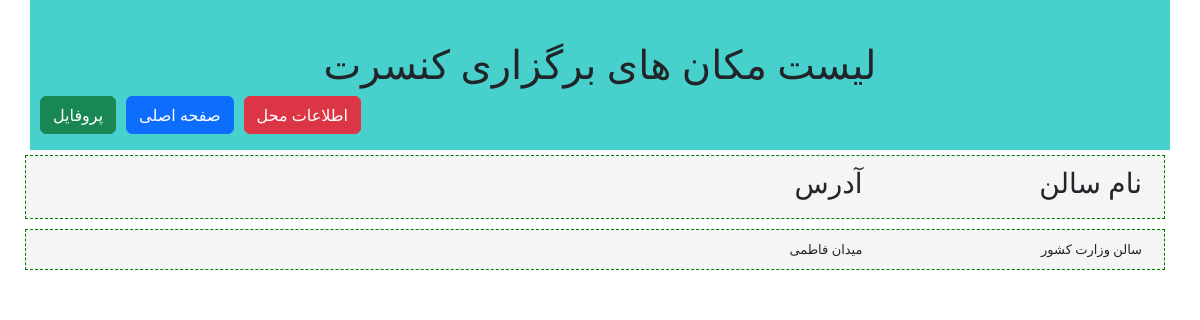
The page /ticketSales/location/list/ on the database as committed earlier.
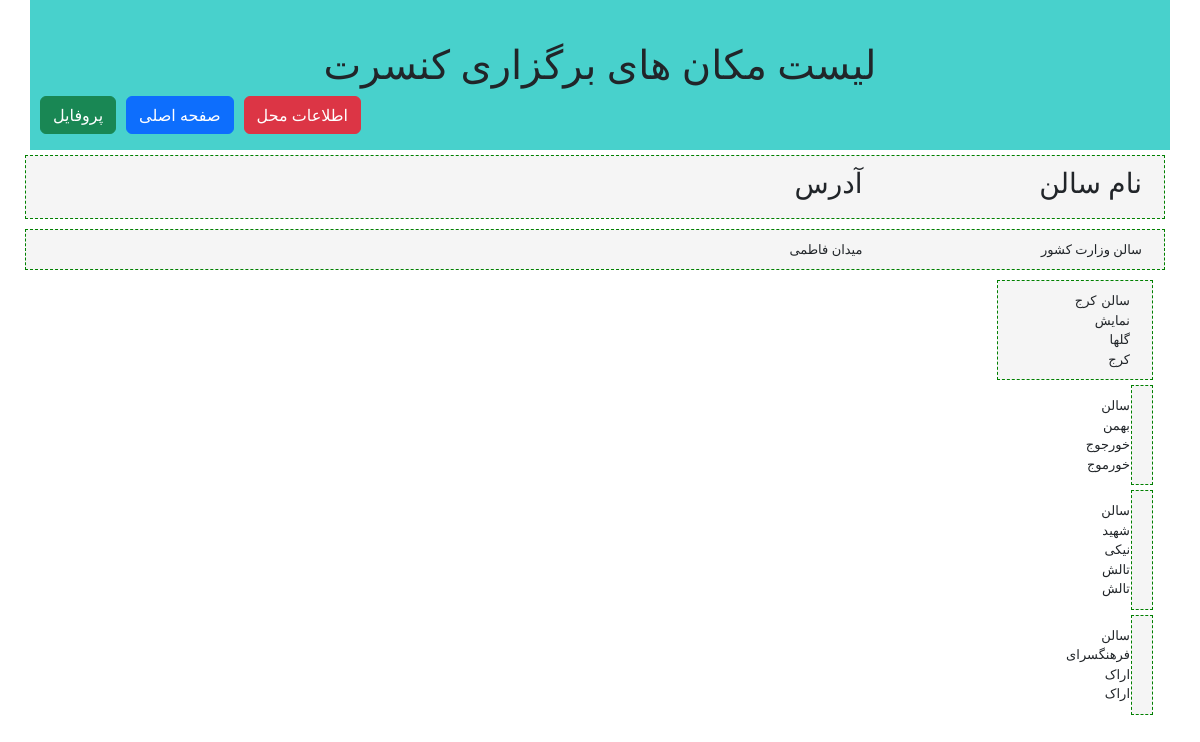
The same page on the database as committed later.
### ticketSales/models.py (models this page shows, shortened)
class LocationModel(models.Model):
    id_number = models.IntegerField(primary_key=True, verbose_name='کد محل')
    name = models.CharField(max_length=100, verbose_name='نام محل')
    address = models.CharField(max_length=500, verbose_name='آدرس')
    phone = models.CharField(max_length=11,null=True, verbose_name='شماره تلفن')
    capacity = models.IntegerField(verbose_name='ظرفیت')
    class Meta:
        verbose_name_plural= 'محل برگزاری'

### ticketSales/views.py (the view)
# urls.py: path('ticketSales/location/list/', views.locationListView),
def locationListView(request):
    locations = models.LocationModel.objects.all()
    context = {
        'locationlist': locations,
    }
    return render(request,'ticketSales/location_list.html',context)

### templates/ticketSales/location_list.html
{% extends "ticketSales/layout.html" %}
{% block titlepage %}
    لیست مکان های برگزاری کنسرت
{% endblock%}
{% block mainContent %}
    <div class="row locationHeader">
        <div class="col-md-3">
            <h3>نام سالن</h3>
        </div>
        <div class="col-md-9">
            <h3>آدرس</h3>
        </div>
    </div>
    {% if locationlist %}
        {% for location in locationlist %}
            <div class="row location">
                <div class="col-md-3">
                    {{ location.name }}
                </div>
                <div class="col-md-9">
                    {{ location.address }}
                </div>
            </div>
            <div class="col-md-2">
        {% endfor %}
    {% endif %}
{% endblock%}

Rows that differ between the two databases and show on the page:
added LocationModel: name "سالن نمایش گلها کرج", address "کرج"
added LocationModel: name "سالن بهمن خورجوج", address "خورموج"
added LocationModel: name "سالن شهید نیکی تالش", address "تالش"
added LocationModel: name "سالن فرهنگسرای اراک", address "اراک"
